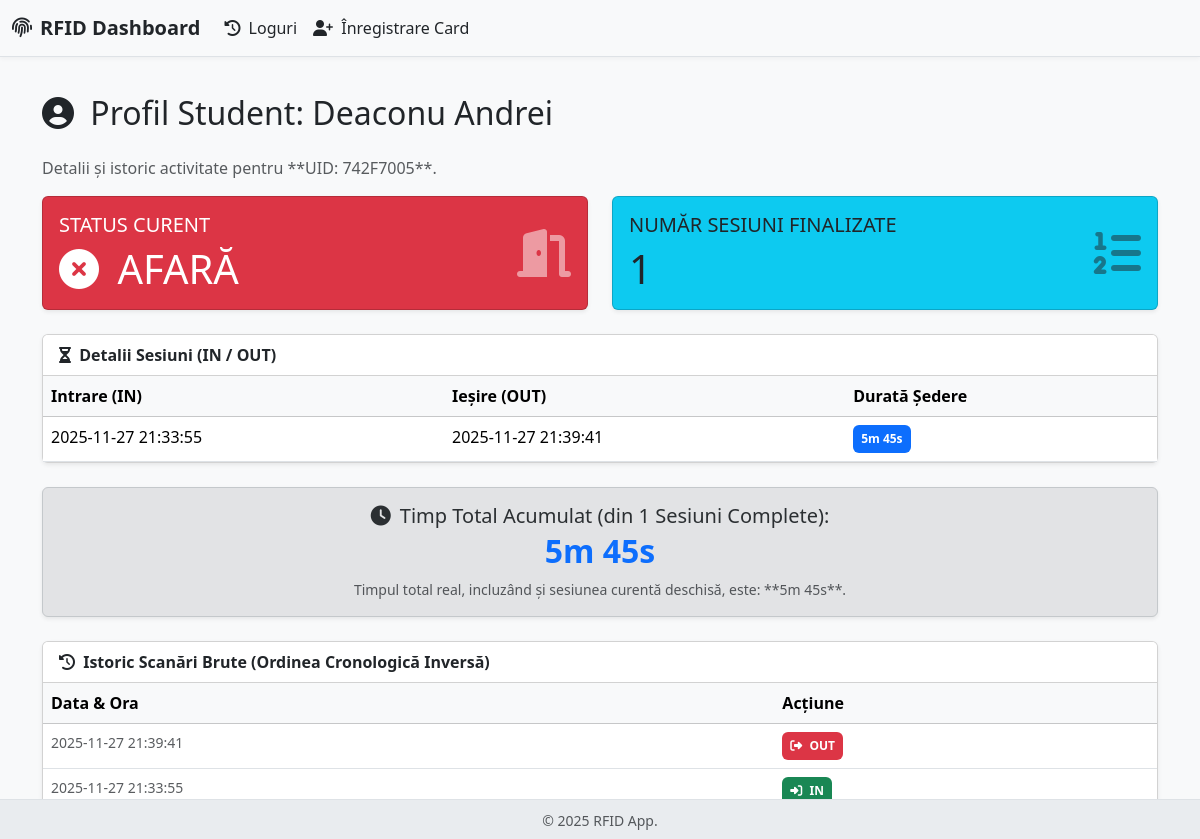
The page /profile/2 on the database its author committed.
### app.py (models this page shows)
class Person(db.Model):
    __tablename__ = 'person'
    id = db.Column(db.Integer, primary_key=True)
    uid_card = db.Column(db.String(50), unique=True, nullable=False)
    first_name = db.Column(db.String(100), nullable=False)
    last_name = db.Column(db.String(100), nullable=False)
    is_inside = db.Column(db.Boolean, default=False)
    last_action_time = db.Column(db.DateTime, default=lambda: datetime(1970, 1, 1, tzinfo=timezone.utc))
    logs = db.relationship('Log', backref='person', lazy=True)

class Log(db.Model):
    __tablename__ = 'log'
    id = db.Column(db.Integer, primary_key=True)
    person_id = db.Column(db.Integer, db.ForeignKey('person.id'), nullable=False)
    timestamp = db.Column(db.DateTime, default=lambda: datetime.now(timezone.utc))
    action = db.Column(db.String(3), nullable=False)

### app.py (the view)
@app.route('/profile/<int:person_id>')
def view_person_profile(person_id):
    person = Person.query.get_or_404(person_id)
    logs_for_calculation = Log.query.filter_by(person_id=person_id).order_by(Log.timestamp.asc()).all()
    display_logs = Log.query.filter_by(person_id=person_id).order_by(Log.timestamp.desc()).all()
    sessions = calculate_session_durations(logs_for_calculation)
    finalized_sessions = [s for s in sessions if s.get('is_current') is not True and s.get('end') is not None]
    total_sessions = len(finalized_sessions)
    total_duration_sum = sum((s['duration'] for s in finalized_sessions), timedelta())
    current_session_duration = next((s['duration'] for s in sessions if s.get('is_current')), timedelta())
    total_duration_with_current = total_duration_sum + current_session_duration
    return render_template('profile.html',
                           person=person,
                           sessions=sessions,
                           total_sessions=total_sessions,
                           total_duration_sum=format_timedelta(total_duration_sum),
                           total_duration_with_current=format_timedelta(total_duration_with_current),
                           logs=display_logs)

### app.py (called while the page is built)
def localize_timestamp(timestamp):
    if timestamp.tzinfo is None:
        utc_dt = timestamp.replace(tzinfo=pytz.utc)
    else:
        utc_dt = timestamp.astimezone(pytz.utc)
    return utc_dt.astimezone(TARGET_TIMEZONE)

def format_timedelta(td):
    if td is None: return "N/A"
    total_seconds = int(td.total_seconds())
    if total_seconds < 0: total_seconds = 0
    hours, remainder = divmod(total_seconds, 3600)
    minutes, seconds = divmod(remainder, 60)
    parts = []
    if hours > 0: parts.append(f"{hours}h")
    if minutes > 0 or (hours > 0 and seconds >= 0): parts.append(f"{minutes}m")
    if seconds > 0 or total_seconds == 0: parts.append(f"{seconds}s")
    if not parts: return "0s"
    return " ".join(parts)

### templates/profile.html (shortened to what this page needs)
{% extends "base.html" %}
{% block content %}
    <h2 class="mb-4"><i class="fas fa-user-circle me-2"></i> Profil Student: {{ person.last_name }} {{ person.first_name }}</h2>
    <p class="text-muted">Detalii și istoric activitate pentru **UID: {{ person.uid_card }}**.</p>
    <div class="row mb-4">
        <div class="col-md-6">
            <div class="card text-white {% if person.is_inside %}bg-success{% else %}bg-danger{% endif %} shadow-sm h-100">
                <div class="card-body">
                    <div class="d-flex justify-content-between align-items-center">
                        <div>
                            <h5 class="card-title text-uppercase fw-light">Status Curent</h5>
                            <p class="h1 mb-0">
                                {% if person.is_inside %}
                                    <i class="fas fa-check-circle me-2"></i> ÎNĂUNTRU
                                {% else %}
                                    <i class="fas fa-times-circle me-2"></i> AFARĂ
                                {% endif %}
                            </p>
                        </div>
                        <i class="fas fa-door-open fa-3x opacity-50"></i>
                    </div>
                </div>
            </div>
        </div>
        <div class="col-md-6">
            <div class="card text-dark bg-info shadow-sm h-100">
                <div class="card-body">
                    <div class="d-flex justify-content-between align-items-center">
                        <div>
                            <h5 class="card-title text-uppercase fw-light">Număr Sesiuni Finalizate</h5>
                            <p class="h1 mb-0">{{ total_sessions }}</p>
                        </div>
                        <i class="fas fa-list-ol fa-3x opacity-50"></i>
                    </div>
                </div>
            </div>
        </div>
    </div>
    <div class="card shadow-sm mb-4">
        <div class="card-header bg-white fw-bold">
            <i class="fas fa-hourglass-half me-1"></i> Detalii Sesiuni (IN / OUT)
        </div>
        <div class="card-body p-0">
            <div class="table-responsive">
                <table class="table table-hover mb-0">
                    <thead class="table-light">
                        <tr>
                            <th>Intrare (IN)</th>
                            <th>Ieșire (OUT)</th>
                            <th>Durată Ședere</th>
                        </tr>
                    </thead>
                    <tbody>
                        {% for session in sessions %}
                        <tr>
                            <td>{{ localize_timestamp(session.start).strftime('%Y-%m-%d %H:%M:%S') }}</td>
                            <td>
                                {% if session.end is none %}
                                    <span class="badge bg-warning p-2 text-dark">SESIUNE DESCHISĂ</span>
                                {% else %}
                                    {{ localize_timestamp(session.end).strftime('%Y-%m-%d %H:%M:%S') }}
                                {% endif %}
                            </td>
                            <td>
                                <span class="badge bg-primary p-2">
                                    {{ format_timedelta(session.duration) }}
                                </span>
                            </td>
                        </tr>
                        {% endfor %}
                    </tbody>
                </table>
            </div>
        </div>
    </div>
    <div class="alert alert-secondary shadow-sm text-center mb-4">
        <p class="h5 mb-1"><i class="fas fa-clock me-1"></i> Timp Total Acumulat (din {{ total_sessions }} Sesiuni Complete):</p>
        <p class="h2 fw-bold text-primary">{{ total_duration_sum }}</p>
        <p class="mb-0 small text-muted">Timpul total real, incluzând și sesiunea curentă deschisă, este: **{{ total_duration_with_current }}**.</p>
    </div>
    <div class="card shadow-sm">
        <div class="card-header bg-white fw-bold">
            <i class="fas fa-history me-1"></i> Istoric Scanări Brute (Ordinea Cronologică Inversă)
        </div>
        <div class="card-body p-0">
            <div class="table-responsive">
                <table class="table table-hover mb-0">
                    <thead class="table-light">
                        <tr>
                            <th>Data & Ora</th>
                            <th>Acțiune</th>
                        </tr>
                    </thead>
                    <tbody>
                        {% for log in logs %}
                        <tr>
                            <td class="text-muted small">{{ localize_timestamp(log.timestamp).strftime('%Y-%m-%d %H:%M:%S') }}</td>
                            <td>
                                {% if log.action == 'IN' %}
                                    <span class="badge bg-success p-2"><i class="fas fa-sign-in-alt me-1"></i> {{ log.action }}</span>
                                {% else %}
                                    <span class="badge bg-danger p-2"><i class="fas fa-sign-out-alt me-1"></i> {{ log.action }}</span>
                                {% endif %}
                            </td>
                        </tr>
                        {% endfor %}
                    </tbody>
                </table>
            </div>
        </div>
    </div>
{% endblock %}

### templates/base.html (style rules this page uses)
body { padding-top: 70px; background-color: #f8f9fa; }

### rows shown on the page
Person: last_name "Deaconu", first_name "Andrei", uid_card "742F7005"
Log: timestamp "2025-11-27 21:39:41", action "OUT"
Log: timestamp "2025-11-27 21:33:55", action "IN"

### other values the page prints
{{ total_sessions }} "1"
{{ localize_timestamp(session.start).strftime('%Y-%m-%d %H:%M:%S') }} "2025-11-27 21:33:55"
{{ localize_timestamp(session.end).strftime('%Y-%m-%d %H:%M:%S') }} "2025-11-27 21:39:41"
{{ total_duration_sum }} "5m 45s"
{{ total_duration_with_current }} "5m 45s"
